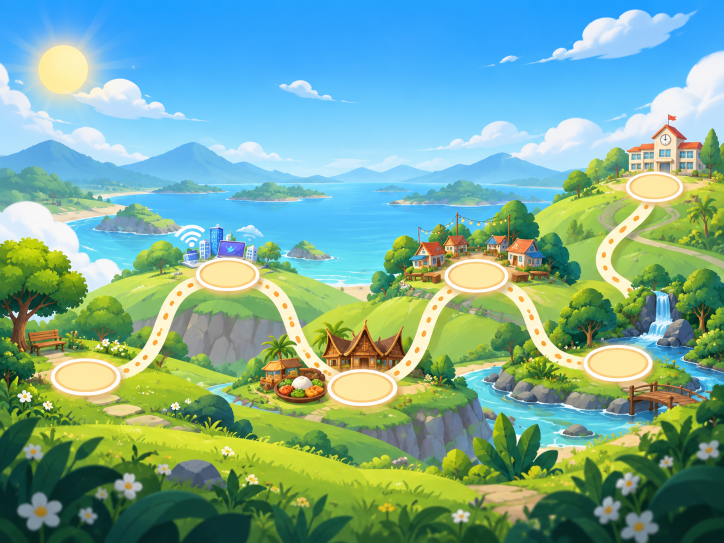
#> input picture games/thrive/assets/source/thrive-world-map.png, 1448 x 1086 px (shown at 1/2 size)
$ python make_scenes.py
#> lines starting #> are read from the running program, lines starting #| are printed output that depends on the picture
# Derives web-ready scene images from the untouched source map.
from PIL import Image, ImageFilter, ImageEnhance
import os
HERE = os.path.dirname(os.path.abspath(__file__)); ROOT = os.path.dirname(HERE)
m = Image.open(os.path.join(HERE, 'thrive-world-map.png')).convert('RGB')
#> m is the input picture: PIL image 1448x1086 RGB; mean R, G, B 121.1, 170.5, 151.9
m.save(os.path.join(ROOT, 'worlds', 'world-map.webp'), quality=84, method=6)
bg = m.resize((724, 543), Image.LANCZOS).filter(ImageFilter.GaussianBlur(7))
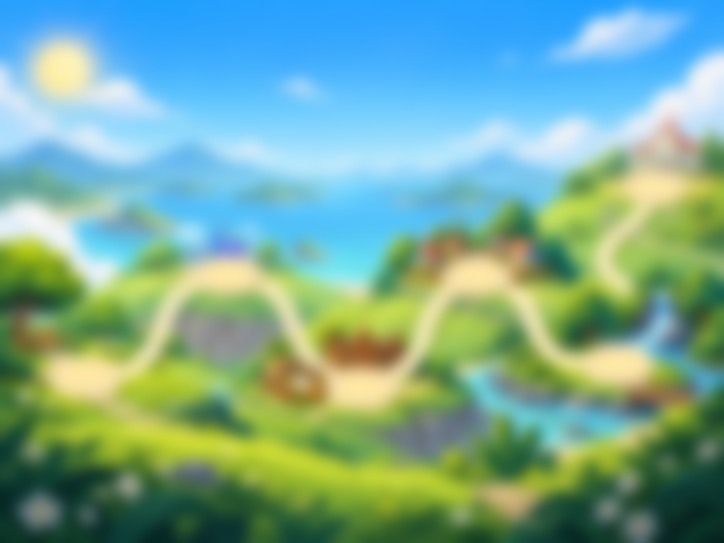
#> bg: PIL image 724x543 RGB; mean R, G, B 121.1, 170.4, 151.9
bg = ImageEnhance.Brightness(bg).enhance(1.08)
bg.save(os.path.join(ROOT, 'scenes', 'bg-blur.webp'), quality=70, method=6)
r = Image.open(os.path.join(ROOT, 'scenes', 'study-room.png'))
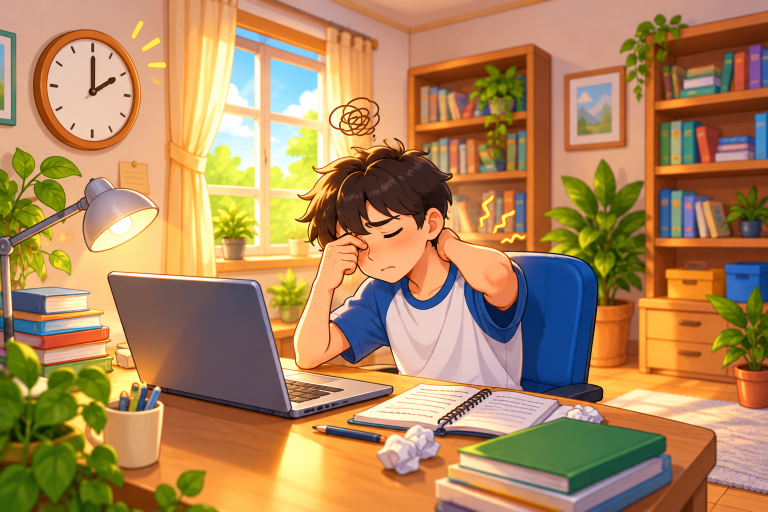
#> input picture games/thrive/assets/scenes/study-room.png, 1536 x 1024 px (shown at 1/2 size)
#> r is the input picture: PIL image 1536x1024 RGB; mean R, G, B 174.2, 134.9, 91.1
print(m.size, os.path.getsize(os.path.join(ROOT, 'worlds', 'world-map.webp')) // 1024, 'KB')
#| (1448, 1086) 173 KB
